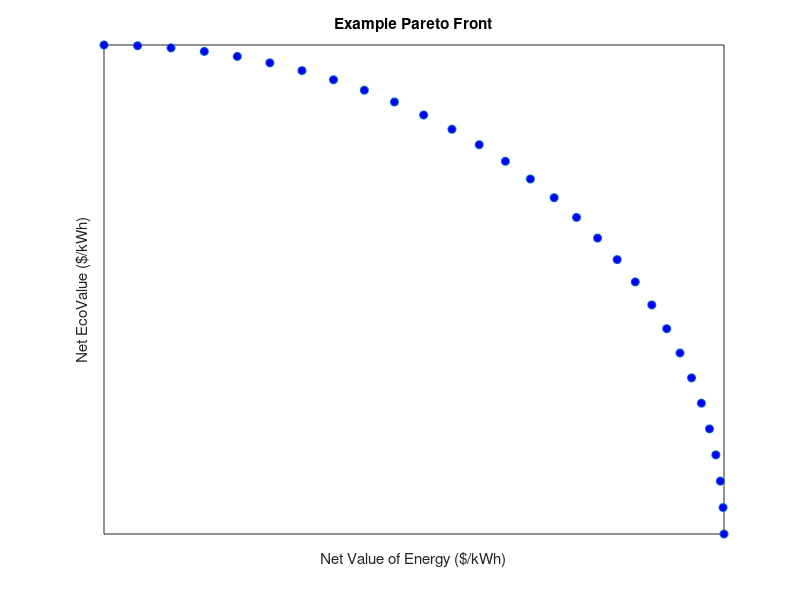

MATLAB code to generate this figure: (Note: this script raises an error after producing the figure.)
theta = linspace(0,90,30);
x = cosd(theta);
y = sind(theta);

figure
plot(x,y,'o','MarkerFaceColor','b')
hold on
xlabel('Net Value of Energy ($/kWh)')
ylabel('Net EcoValue ($/kWh)')
set(gca,'YTickLabel',[],'XTickLabel',[],'XTick',[],'YTick',[])
title('Example Pareto Front')
improvePlot
plot(1,1,'pg','MarkerFaceColor','g','MarkerSize',40)